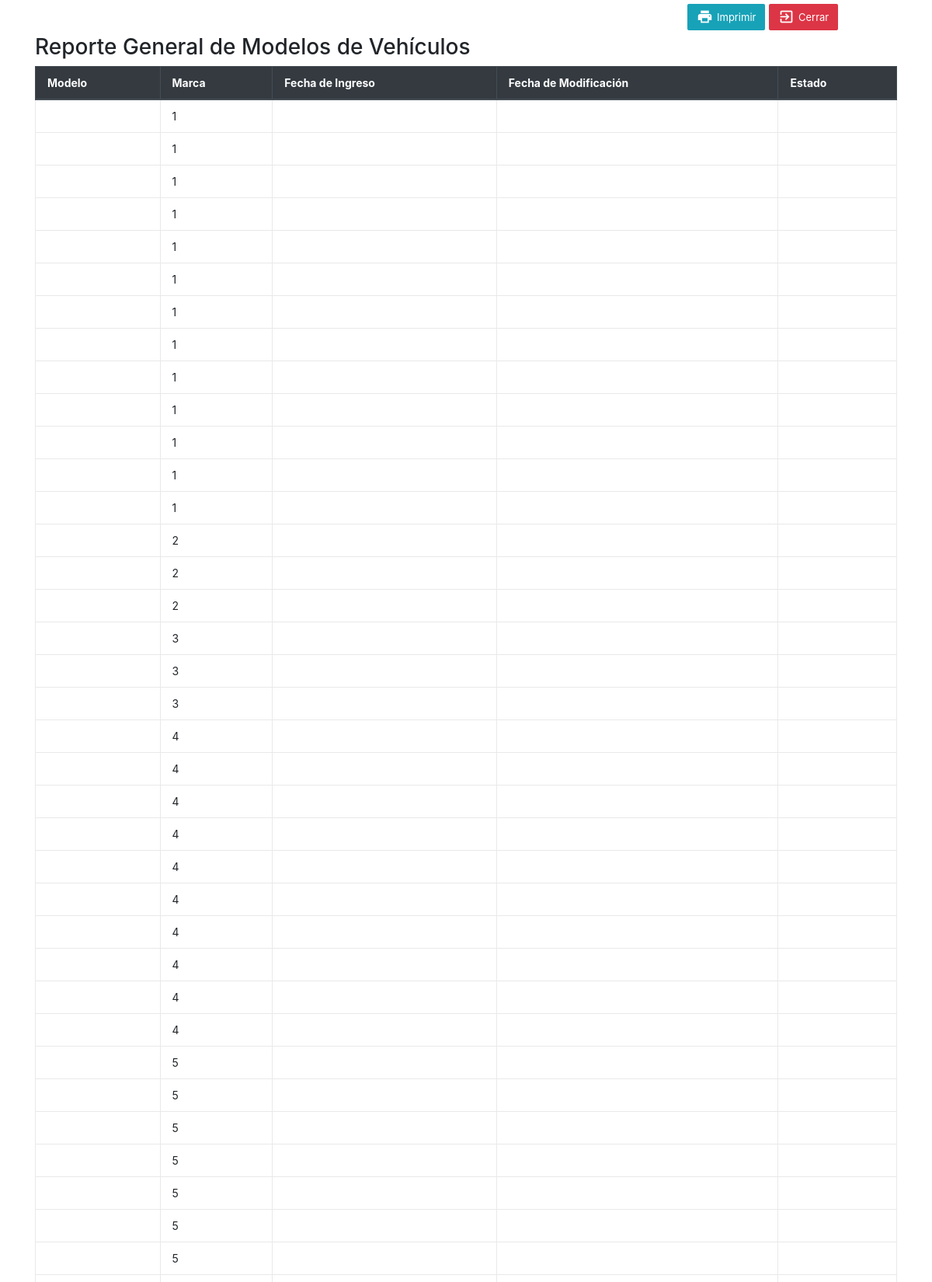
Page /reportes/generalModelo.php (upper part) on the committed database.
### tables this page shows
CREATE TABLE modelo_aut(
id_modelo INT UNSIGNED NOT NULL AUTO_INCREMENT,
id_marca INT UNSIGNED NOT NULL,
nombre_modelo VARCHAR(100) NOT NULL,
fecIngreso_modelo_aut DATETIME DEFAULT CURRENT_TIMESTAMP,
fechModificacion_modelo_aut DATETIME ON UPDATE CURRENT_TIMESTAMP,
estado VARCHAR(10) NOT NULL,
PRIMARY KEY(id_modelo),
CONSTRAINT FK_MAR_MOD FOREIGN KEY (id_marca) REFERENCES marca_aut(id_marca) ON UPDATE CASCADE
);

### negocio/modelo.php (called while the page is built, shortened)
<?php
class Modelo extends Datos {
  public function ListarTodoReporte() {
    $Cadena = "SELECT
    modelo_aut.id_modelo,
    modelo_aut.nombre_modelo AS NombreModelo,
    modelo_aut.id_marca,
    marca_aut.nombre_marca AS NombreMarca
    FROM modelo_aut
    INNER JOIN marca_aut ON modelo_aut.id_marca = marca_aut.id_marca
    WHERE modelo_aut.estado = 'ACTIVO' ";
    return $this->EjecutarQuery( $Cadena );
  }
    }
    ?>

### datos/datos.php (called while the page is built, shortened)
<?php
class Datos {
  private $Server;
  private $User;
  private $Password;
  private $DataBase;
  private $Conexion;
  public function __construct() {
    $this->Server = "localhost";
    $this->User = "root";
    $this->Password = "root";
    $this->DataBase = "autos_cp";
  }
  protected function Conectar() {
    @$this->Conexion = mysqli_connect($this->Server, $this->User, $this->Password, $this->DataBase) or die("<br><br>No se puede establecer conexión");
    return $this->Conexion;
  }
  protected function CerrarConexion() {
    return mysqli_close( $this->Conexion );
  }
  public function EjecutarQuery( $paCadena ) {
    $this->ResultadoQuery = mysqli_query( $this->Conectar(), $paCadena ) or
    die( "Error en consulta<br>Mysql dice: ".mysqli_error( $this->Conexion ) );
    return $this->ResultadoQuery;
  }
}
?>

### reportes/generalModelo.php (the view, shortened to what this page needs)
<?php
require_once '../datos/datos.php';
require_once '../negocio/modelo.php';
$Obj_Modelo = new Modelo();
$DatosModelo = $Obj_Modelo->ListarTodoReporte();
?>
<html lang="es">
<head>
  <link rel="stylesheet" href="../css/iconfont/material-icons.css">
  <link rel="stylesheet" href="../css/bootstrap-4.3.1.min.css">
</head>
<body>
  <div class="container">
    <div class="table-botones">
      <div class="form-row">
        <div class="col-md-9"></div>
        <div class="col-md-3">
          <button type="button" class="btn btn-info" onClick="window.print();">
            <i class="material-icons">&#xe8ad;</i><span>Imprimir</span></button>
            <button type="button" class="btn btn-danger" data-toggle="modal"
            onClick="window.close();">
            <i class="material-icons">&#xe879;</i><span>Cerrar</span></button>
          </div>
        </div>
      </div>
      <h3>Reporte General de Modelos de Vehículos</h3>
      <table width="100%" class="table table-bordered">
        <thead class="thead-dark">
          <tr>
            <th scope="col">Modelo</th>
            <th scope="col">Marca</th>
            <th scope="col">Fecha de Ingreso</th>
            <th scope="col">Fecha de Modificación</th>
            <th scope="col">Estado</th>
          </tr>
        </thead>
        <tbody>
          <?php
          foreach ( $DatosModelo as $Fila ) {
            ?>
            <tr>
              <td><?php echo $Fila['nombre_modelo']; ?></td>
              <td><?php echo $Fila['id_marca']; ?></td>
              <td><?php echo $Fila['fecIngreso_modelo_aut']; ?></td>
              <td><?php echo $Fila['fechModificacion_modelo_aut']; ?></td>
              <td><?php echo $Fila['estado']; ?></td>
            </tr>
            <?php
          }
          ?>
        </tbody>
      </table>
    </div>
  </body>
  </html>

### reportes/generalModelo.php (style rules this page uses)
table.table tr th, table.table tr td { border-color: #e9e9e9; padding: 12px 15px; vertical-align: middle;font-size: 14px; }
.table-botones .btn { margin-top: 5px; margin-bottom: 5px; }
.table-botones .btn { color: #fff; font-size: 13px; border: none; min-width: 50px; border-radius: 2px; border: none; outline: none !important; margin-left: 0px; }
.table-botones .btn i { float: left; font-size: 21px; margin-right: 5px; }
.table-botones .btn span { float: left; margin-top: 2px; }

### rows in the picture
modelo_aut: id_marca "1"
modelo_aut: id_marca "1"
modelo_aut: id_marca "1"
modelo_aut: id_marca "1"
modelo_aut: id_marca "1"
modelo_aut: id_marca "1"
modelo_aut: id_marca "1"
modelo_aut: id_marca "1"
modelo_aut: id_marca "1"
modelo_aut: id_marca "1"
modelo_aut: id_marca "1"
modelo_aut: id_marca "1"
modelo_aut: id_marca "1"
modelo_aut: id_marca "2"
modelo_aut: id_marca "2"
modelo_aut: id_marca "2"
modelo_aut: id_marca "3"
modelo_aut: id_marca "3"
modelo_aut: id_marca "3"
modelo_aut: id_marca "4"
modelo_aut: id_marca "4"
modelo_aut: id_marca "4"
modelo_aut: id_marca "4"
modelo_aut: id_marca "4"
modelo_aut: id_marca "4"
modelo_aut: id_marca "4"
modelo_aut: id_marca "4"
modelo_aut: id_marca "4"
modelo_aut: id_marca "4"
modelo_aut: id_marca "5"
modelo_aut: id_marca "5"
modelo_aut: id_marca "5"
modelo_aut: id_marca "5"
modelo_aut: id_marca "5"
modelo_aut: id_marca "5"
modelo_aut: id_marca "5"
